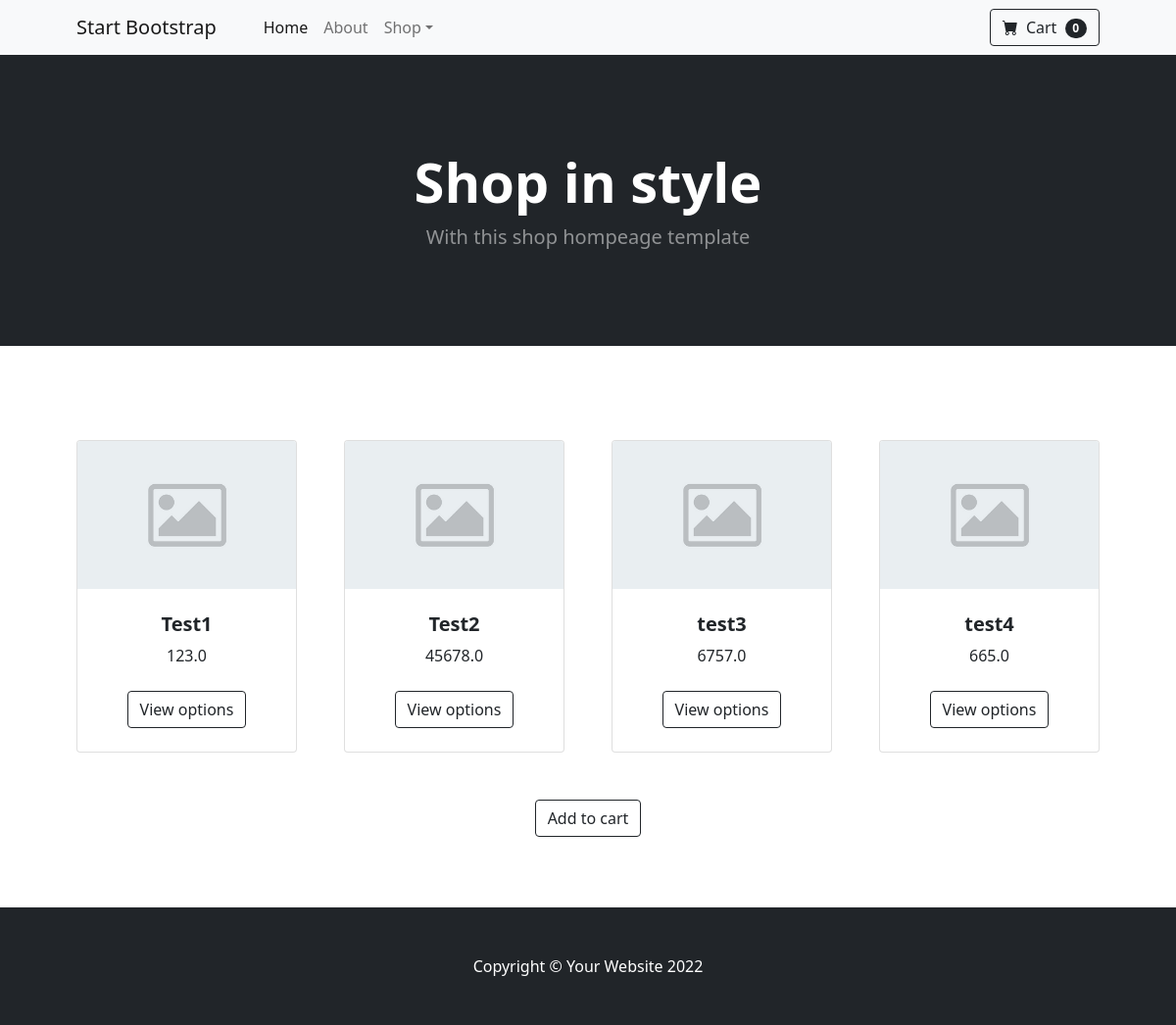
The page / on the database its author committed.
### ecommapp/models.py (models this page shows, shortened)
class Product(models.Model):
    product_name = models.CharField(max_length= 30)
    image = models.FileField(upload_to= 'pic', null=True)
    price = models.FloatField(null=True)
    description = models.TextField()

### ecommapp/views.py (the view)
# urls.py: path('', index),
def index(request):
    rec = Product.objects.all()
    return render(request, 'index.html', {'rec': rec})

### ecommapp/templates/index.html (shortened to what this page needs)
<!DOCTYPE html>
<html lang="en">
    <head>
        <link href="https://cdn.jsdelivr.net/npm/bootstrap-icons@1.5.0/font/bootstrap-icons.css" rel="stylesheet" />
        <link href="static/css/styles.css" rel="stylesheet" />
    </head>
    <body>
        <nav class="navbar navbar-expand-lg navbar-light bg-light">
            <div class="container px-4 px-lg-5">
                <a class="navbar-brand" href="#!">Start Bootstrap</a>
                <div class="collapse navbar-collapse" id="navbarSupportedContent">
                    <ul class="navbar-nav me-auto mb-2 mb-lg-0 ms-lg-4">
                        <li class="nav-item"><a class="nav-link active" aria-current="page" href="#!">Home</a></li>
                        <li class="nav-item"><a class="nav-link" href="#!">About</a></li>
                        <li class="nav-item dropdown">
                            <a class="nav-link dropdown-toggle" id="navbarDropdown" href="#" role="button" data-bs-toggle="dropdown" aria-expanded="false">Shop</a>
                        </li>
                    </ul>
                    <form class="d-flex">
                        <button class="btn btn-outline-dark" type="submit">
                            <i class="bi-cart-fill me-1"></i>
                            Cart
                            <span class="badge bg-dark text-white ms-1 rounded-pill">0</span>
                        </button>
                    </form>
                </div>
            </div>
        </nav>
        <header class="bg-dark py-5">
            <div class="container px-4 px-lg-5 my-5">
                <div class="text-center text-white">
                    <h1 class="display-4 fw-bolder">Shop in style</h1>
                    <p class="lead fw-normal text-white-50 mb-0">With this shop hompeage template</p>
                </div>
            </div>
        </header>
        <section class="py-5">
            <div class="container px-4 px-lg-5 mt-5">
                <div class="row gx-4 gx-lg-5 row-cols-2 row-cols-md-3 row-cols-xl-4 justify-content-center">
                    {% for i in rec %}
                    <div class="col mb-5">
                        <div class="card h-100">
                            {% if i.image %}
                            <img class="card-img-top" src="{{i.image.url}}" alt="..." />
                            {% else %}
                            <img class="card-img-top" src="https://dummyimage.com/450x300/dee2e6/6c757d.jpg" alt="..." />
                            {% endif %}
                            <div class="card-body p-4">
                                <div class="text-center">
                                    <h5 class="fw-bolder">{{i.product_name}}</h5>
                                    {{i.price}}
                                </div>
                            </div>
                            <div class="card-footer p-4 pt-0 border-top-0 bg-transparent">
                                <div class="text-center"><a class="btn btn-outline-dark mt-auto" href="{% url 'product_info' i.id %}">View options</a></div>
                            </div>
                        </div>
                    </div>
                    {% endfor %}
                            <div class="card-footer p-4 pt-0 border-top-0 bg-transparent">
                                <div class="text-center"><a class="btn btn-outline-dark mt-auto" href="#">Add to cart</a></div>
                            </div>
                        </div>
                    </div>
        </section>
        <footer class="py-5 bg-dark">
            <div class="container"><p class="m-0 text-center text-white">Copyright &copy; Your Website 2022</p></div>
        </footer>
    </body>
</html>

### rows shown on the page
Product: image (placeholder picture), product_name "Test1", price "123.0"
Product: image (placeholder picture), product_name "Test2", price "45678.0"
Product: image (placeholder picture), product_name "test3", price "6757.0"
Product: image (placeholder picture), product_name "test4", price "665.0"
